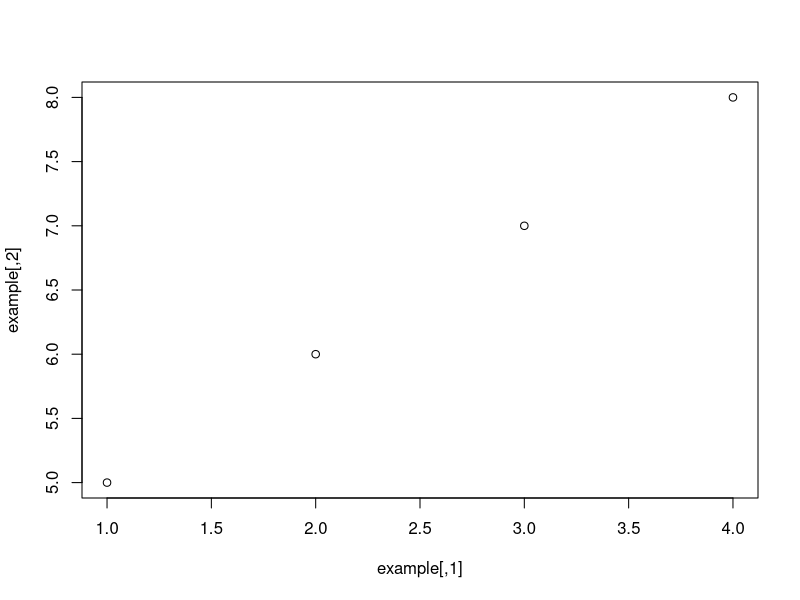

Here is the R script that generated this plot:
# WEEK 11 - day 1
print("hello")
# para ejecutar selecciona el trozo de código y Ctrl+Enter

num_alumnos <- 12

example <- matrix(c(1, 2, 3, 4, 5, 6, 7, 8), nrow = 4, ncol = 2)
print(example)

plot(example)
